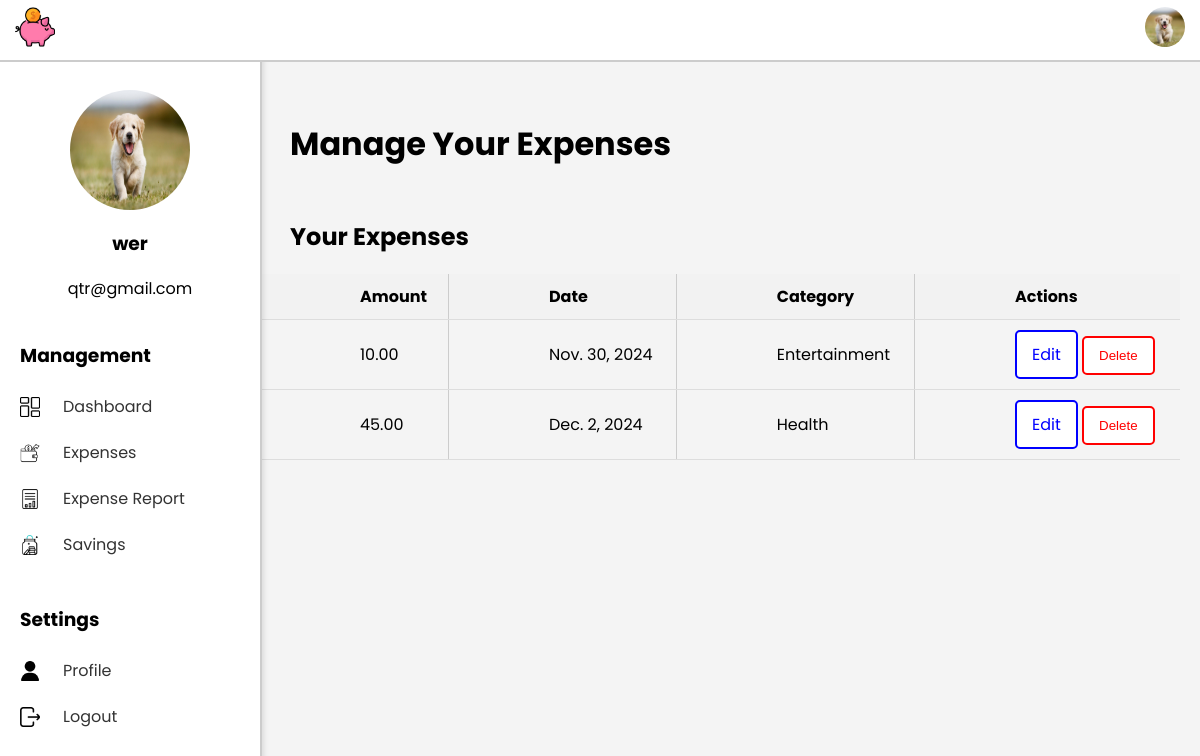
The app's page /ExpenseSystem/manage_expense/ (signed in), older data.
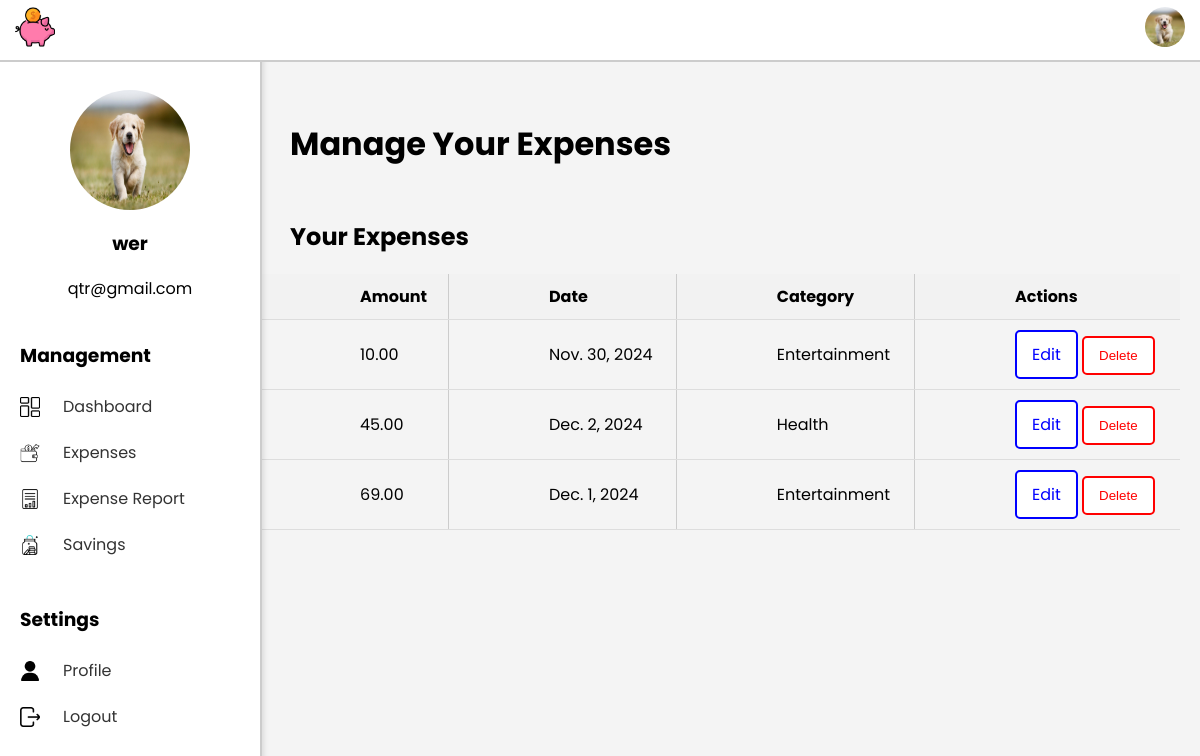
The same page, newer data.
### ExpenseSystem/models.py (models this page shows, shortened)
class Expense(models.Model):
    amount = models.DecimalField(max_digits=10, decimal_places=2)
    date = models.DateField()
    category = models.ForeignKey(Category, on_delete=models.CASCADE)
    user = models.ForeignKey(User, on_delete=models.CASCADE)
    description = models.TextField(null=True, blank=True)  # Add the description field

class Category(models.Model):
    name = models.CharField(max_length=255)

### ExpenseSystem/views.py (the view)
# urls.py: path('manage_expense/', views.manage_expense, name='manage_expense'),
@login_required
def manage_expense(request):
    expenses = Expense.objects.filter(user=request.user)
    return render(request, 'manage_expense.html', {'expenses': expenses})

### ExpenseSystem/templates/manage_expense.html (shortened to what this page needs)
<!DOCTYPE html>
<html lang="en">
<head>
    {% load static %}
    <link rel="stylesheet" href="{% static 'manageexpense.css' %}">
</head>
<body>
    {% include 'navbar.html' %}
    {% include 'sidebar.html' %}
    <div class="main-dashboard">
        <div class="header">
            <h1>Manage Your Expenses</h1>
        </div>
        <div class="expense-list background-box">
            <h2>Your Expenses</h2>
            <table>
                <thead>
                    <tr>
                        <th>Amount</th>
                        <th>Date</th>
                        <th>Category</th>
                        <th>Actions</th>
                    </tr>
                </thead>
                <tbody>
                    {% for expense in expenses %}
                    <tr>
                        <td>{{ expense.amount }}</td>
                        <td>{{ expense.date }}</td>
                        <td>{{ expense.category.name }}</td>
                        <td>
                            <a href="{% url 'edit_expense' expense.id %}" class="btn btn-edit">Edit</a>
                            <form method="POST" action="{% url 'delete_expense' expense.id %}" style="display:inline;">
                                <button type="submit" class="btn btn-delete">Delete</button>
                            </form>
                        </td>
                    </tr>
                    {% empty %}
                    <tr>
                        <td colspan="4">No expenses recorded.</td>
                    </tr>
                    {% endfor %}
                </tbody>
            </table>
        </div>
    </div>
</body>
</html>

Row changes from the older to the newer data that the page shows:
added Expense: amount "69.00", date "Dec. 1, 2024", category.name "Entertainment"
